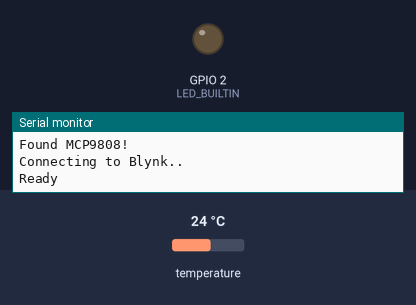
This sketch was run on a simulated ESP8266 (NodeMCU). Parts: output pins drawn as LEDs (lit = HIGH, except the on-board LED, lit = LOW), the last lines printed to the serial monitor. The test bench sets the inputs (shaded band); at power-on: temperature 24 °C. WiFi joins after 1.5 s; servers stay silent unless stated.

Above: at 31.8 s.
At 61.91 s:
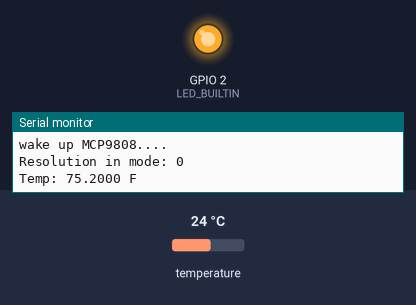
Timing chart, 0 to 79.8 s (numbered marks = the images above):
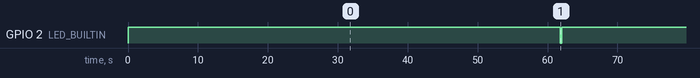

Measured:
- by itself, GPIO 2 (LED_BUILTIN): alternates HIGH for 59.8 s and LOW for 0.22 s

The sketch:

thermometer.ino
```cpp
#include <ESP8266WiFi.h>
#include <Wire.h>
#include "Adafruit_MCP9808.h"

#include <BlynkSimpleEsp8266.h>

char auth[] = "XXXXXXXX";
char ssid[] = "XXXXXXXX";
char pass[] = "XXXXXXXX";
int interval_sec = 60;

Adafruit_MCP9808 tempsensor = Adafruit_MCP9808();
BlynkTimer timer;

void setup() {
  Serial.begin(9600);
  while (!Serial); //waits for serial terminal to be open, necessary in newer arduino boards.
  Serial.println("MCP9808 demo");
  pinMode(LED_BUILTIN, OUTPUT);
  digitalWrite(LED_BUILTIN, HIGH);    // turn the LED off

  if (!tempsensor.begin(0x18)) {
    Serial.println("Couldn't find MCP9808! Check your connections and verify the address is correct.");
    while (1);
  }

  Serial.println("Found MCP9808!");
  tempsensor.setResolution(3);  // 0.0625°C, 250 ms

  Serial.println("Connecting to Blynk..");
  Blynk.begin(auth, ssid, pass);
  timer.setInterval(interval_sec * 1000L, blynkTempEvent);
  Serial.println("Ready");
}

void blynkTempEvent() {
  Serial.println("wake up MCP9808.... "); // wake up MCP9808 - power consumption ~200 mikro Ampere
  digitalWrite(LED_BUILTIN, LOW);
  tempsensor.wake();   // wake up, ready to read!

  // Read and print out the temperature, also shows the resolution mode used for reading.
  Serial.print("Resolution in mode: ");
  Serial.println (tempsensor.getResolution());
  float f = tempsensor.readTempF();
  Serial.print("Temp: ");
  Serial.print(f, 4);
  Serial.println(" F");
  Blynk.virtualWrite(V5, f);

  delay(200);
  Serial.println("Shutdown MCP9808.... ");
  tempsensor.shutdown_wake(1); // shutdown MSP9808 - power consumption ~0.1 mikro Ampere, stops temperature sampling
  digitalWrite(LED_BUILTIN, HIGH);    // turn the LED off
}

void loop() {
  Blynk.run();
  timer.run();
}
```
